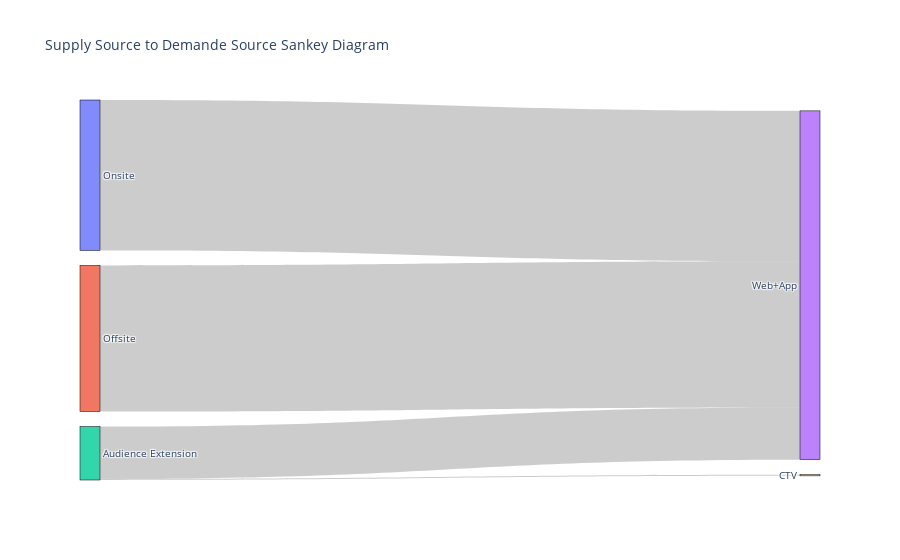

The notebook cell this image was saved under:
### Code cell
import plotly.graph_objects as go

# Generate lists of unique sources and targets
sources = list(df['supply_source'].unique())
targets = list(df['device_type'].unique())
all_labels = sources + targets

# Map labels to indices
label_indices = {label: i for i, label in enumerate(all_labels)}

# Prepare data for the sankey chart
links = df.groupby(['supply_source', 'device_type'])['revenue'].sum().reset_index()

source_indices = links['supply_source'].map(label_indices)
target_indices = links['device_type'].map(label_indices)

# Create Sankey diagram
fig = go.Figure(data=[go.Sankey(
    node=dict(
        pad=15,
        thickness=20,
        line=dict(color="black", width=0.5),
        label=all_labels,
    ),
    link=dict(
        source=source_indices,
        target=target_indices,
        value=links['revenue']
    ))])

fig.update_layout(title_text="Supply Source to Demande Source Sankey Diagram", font_size=10)
fig.show()

### Figure 1 — Plotly figure (JSON) as saved in the notebook; plotly's stock layout.template omitted (floating-point values rounded to 4 significant figures)
{"data": [{"link": {"source": [2, 2, 1, 0], "target": [4, 3, 3, 3], "value": [145200.0, 6153000.0, 17220000.0, 17730000.0]}, "node": {"label": ["Onsite", "Offsite", "Audience Extension", "Web+App", "CTV"], "line": {"color": "black", "width": 0.5}, "pad": 15, "thickness": 20}, "type": "sankey"}], "layout": {"font": {"size": 10}, "title": {"text": "Supply Source to Demande Source Sankey Diagram"}}}
